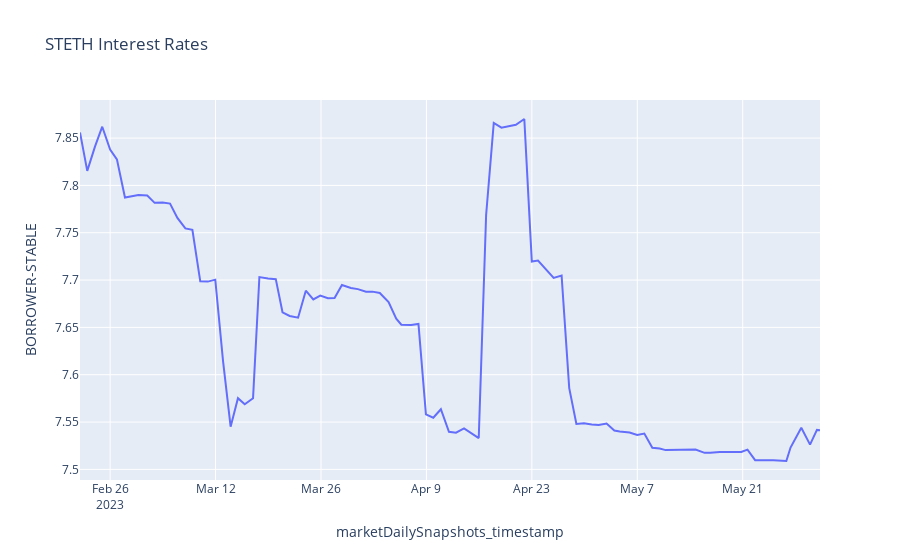

The notebook cell saved with this chart:
### Code cell
import plotly.express as px
fig = px.line(df2, x=df2.index, y="BORROWER-STABLE", title='STETH Interest Rates')
fig.show()
